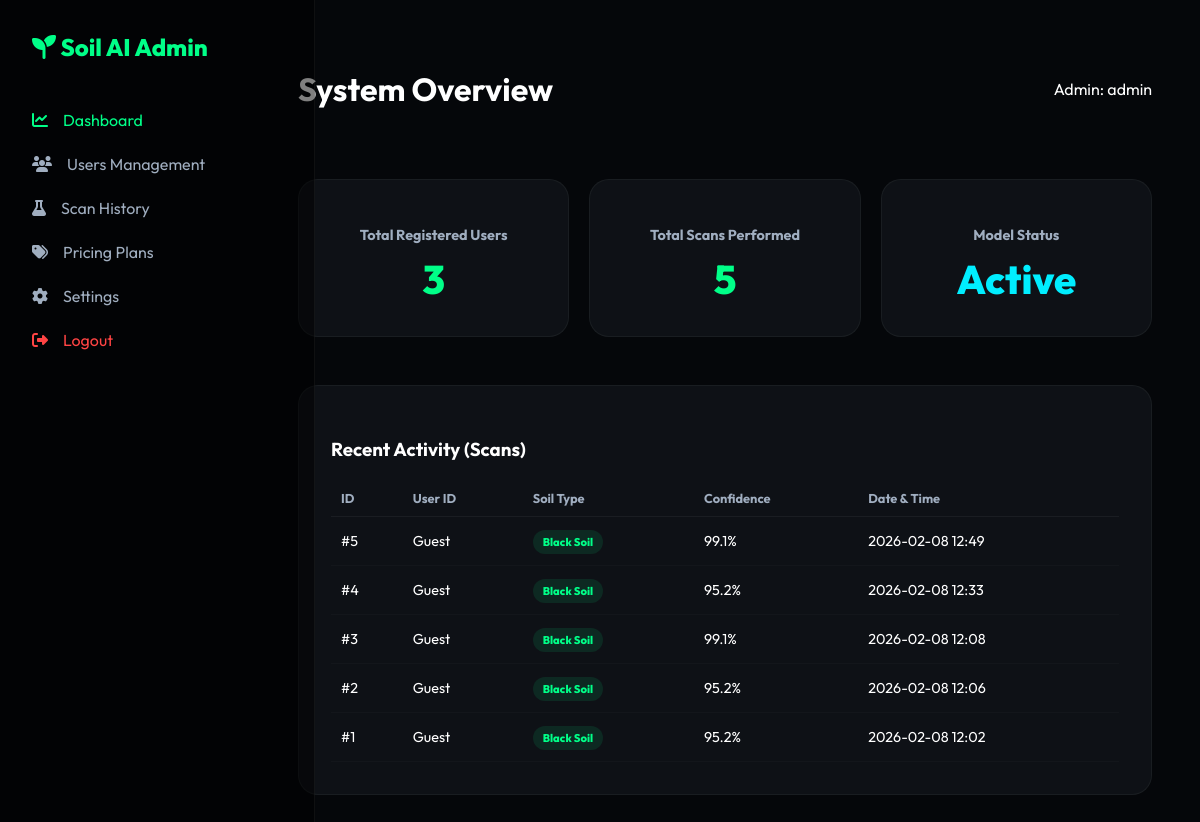
Screenshot of /api/admin/dashboard (signed in) with the database file from the repository.
### models.py (models this page shows)
class User(UserMixin, db.Model):
    id = db.Column(db.Integer, primary_key=True)
    username = db.Column(db.String(80), unique=True, nullable=False)
    email = db.Column(db.String(120), unique=True, nullable=False)
    password_hash = db.Column(db.String(128), nullable=False)
    role = db.Column(db.String(20), default='user') # 'admin' or 'user'
    created_at = db.Column(db.DateTime, default=datetime.utcnow)
    scans = db.relationship('Scan', backref='owner', lazy=True)

class Scan(db.Model):
    id = db.Column(db.Integer, primary_key=True)
    user_id = db.Column(db.Integer, db.ForeignKey('user.id'), nullable=True)
    soil_type = db.Column(db.String(100), nullable=False)
    confidence = db.Column(db.String(20), nullable=False)
    result_data = db.Column(db.Text, nullable=False) # JSON string
    created_at = db.Column(db.DateTime, default=datetime.utcnow)

### app.py (the view)
@app.route('/api/admin/dashboard')
@login_required
def admin_dashboard():
    total_users = User.query.count()
    total_scans = Scan.query.count()
    recent_scans = Scan.query.order_by(Scan.created_at.desc()).limit(10).all()
    return render_template('admin_dashboard.html',
                           users=total_users,
                           scans=total_scans,
                           recent_scans=recent_scans,
                           active_page='dashboard')

### app.py (called while the page is built)
@login_manager.user_loader
def load_user(user_id):
    return User.query.get(int(user_id))

### templates/admin_dashboard.html (shortened to what this page needs)
<!DOCTYPE html>
<html lang="en">
<head>
    <link rel="stylesheet" href="https://cdnjs.cloudflare.com/ajax/libs/font-awesome/6.4.0/css/all.min.css">
</head>
<body>
    <div class="sidebar">
        <div class="logo"><i class="fas fa-seedling"></i> Soil AI Admin</div>
        <ul class="nav-links">
            <li><a href="{{ url_for('admin_dashboard') }}"
                    class="{{ 'active' if active_page == 'dashboard' else '' }}"><i class="fas fa-chart-line"></i>
                    Dashboard</a></li>
            <li><a href="{{ url_for('admin_users') }}" class="{{ 'active' if active_page == 'users' else '' }}"><i
                        class="fas fa-users"></i> Users Management</a></li>
            <li><a href="{{ url_for('admin_scans') }}" class="{{ 'active' if active_page == 'scans' else '' }}"><i
                        class="fas fa-flask"></i> Scan History</a></li>
            <li><a href="{{ url_for('admin_plans') }}" class="{{ 'active' if active_page == 'plans' else '' }}"><i
                        class="fas fa-tags"></i> Pricing Plans</a></li>
            <li><a href="{{ url_for('admin_settings') }}" class="{{ 'active' if active_page == 'settings' else '' }}"><i
                        class="fas fa-cog"></i> Settings</a></li>
            <li><a href="{{ url_for('admin_logout') }}" class="logout"><i class="fas fa-sign-out-alt"></i> Logout</a>
            </li>
        </ul>
    </div>
    <div class="main-content">
        <header>
            <h1>System Overview</h1>
            <div class="user-badge">Admin: <span>{{ current_user.username }}</span></div>
        </header>
        <div class="stats-grid">
            <div class="stat-card">
                <h3>Total Registered Users</h3>
                <div>{{ users }}</div>
            </div>
            <div class="stat-card">
                <h3>Total Scans Performed</h3>
                <div>{{ scans }}</div>
            </div>
            <div class="stat-card">
                <h3>Model Status</h3>
                <div style="color: var(--secondary-color);">Active</div>
            </div>
        </div>
        <div class="data-card">
            <h3>Recent Activity (Scans)</h3>
            <table>
                <thead>
                    <tr>
                        <th>ID</th>
                        <th>User ID</th>
                        <th>Soil Type</th>
                        <th>Confidence</th>
                        <th>Date & Time</th>
                    </tr>
                </thead>
                <tbody>
                    {% for scan in recent_scans %}
                    <tr>
                        <td>#{{ scan.id }}</td>
                        <td>{{ scan.user_id or 'Guest' }}</td>
                        <td><span class="badge">{{ scan.soil_type }}</span></td>
                        <td>{{ scan.confidence }}</td>
                        <td>{{ scan.created_at.strftime('%Y-%m-%d %H:%M') }}</td>
                    </tr>
                    {% endfor %}
                </tbody>
            </table>
        </div>
    </div>
</body>
</html>

### templates/admin_dashboard.html (style rules this page uses)
:root { --bg-color: #05070a; --accent-color: #00ff88; --secondary-color: #00eeff; --card-bg: rgba(20, 25, 30, 0.6); --text-primary: #ffffff; --text-secondary: #a0aec0; }
body { font-family: 'Outfit', sans-serif; background: var(--bg-color); color: white; margin: 0; display: flex; }
.sidebar { width: 250px; height: 100vh; background: rgba(0, 0, 0, 0.5); border-right: 1px solid rgba(255, 255, 255, 0.05); padding: 2rem; position: fixed; }
.logo { font-size: 1.5rem; font-weight: 800; margin-bottom: 3rem; color: var(--accent-color); }
.nav-links { list-style: none; padding: 0; }
.nav-links li { margin-bottom: 1.5rem; }
.nav-links a { color: var(--text-secondary); text-decoration: none; display: flex; align-items: center; gap: 15px; transition: 0.3s; }
.nav-links a:hover, .nav-links a.active { color: var(--accent-color); }
.main-content { margin-left: 250px; padding: 3rem; width: 100%; }
header { display: flex; justify-content: space-between; align-items: center; margin-bottom: 3rem; }
.stats-grid { display: grid; grid-template-columns: repeat(3, 1fr); gap: 20px; margin-bottom: 3rem; }
.stat-card { background: var(--card-bg); padding: 2rem; border-radius: 20px; border: 1px solid rgba(255, 255, 255, 0.05); text-align: center; }
.stat-card h3 { font-size: 0.9rem; color: var(--text-secondary); margin-bottom: 10px; }
.stat-card div { font-size: 2.5rem; font-weight: 800; color: var(--accent-color); }
.data-card { background: var(--card-bg); border-radius: 20px; padding: 2rem; border: 1px solid rgba(255, 255, 255, 0.05); }
table { width: 100%; border-collapse: collapse; margin-top: 1rem; }
th { text-align: left; color: var(--text-secondary); font-size: 0.8rem; padding: 10px; border-bottom: 1px solid rgba(255, 255, 255, 0.05); }
td { padding: 15px 10px; font-size: 0.9rem; border-bottom: 1px solid rgba(255, 255, 255, 0.02); }
.badge { padding: 5px 10px; border-radius: 20px; font-size: 0.7rem; font-weight: 800; background: rgba(0, 255, 136, 0.1); color: var(--accent-color); }
.logout { color: #ff4444 !important; }

### rows the page displays
User: username "admin"
Scan: id "5", user_id "Guest", soil_type "Black Soil", confidence "99.1%", created_at "2026-02-08 12:49"
Scan: id "4", user_id "Guest", soil_type "Black Soil", confidence "95.2%", created_at "2026-02-08 12:33"
Scan: id "3", user_id "Guest", soil_type "Black Soil", confidence "99.1%", created_at "2026-02-08 12:08"
Scan: id "2", user_id "Guest", soil_type "Black Soil", confidence "95.2%", created_at "2026-02-08 12:06"
Scan: id "1", user_id "Guest", soil_type "Black Soil", confidence "95.2%", created_at "2026-02-08 12:02"

### other values shown
{{ users }} "3"
{{ scans }} "5"
